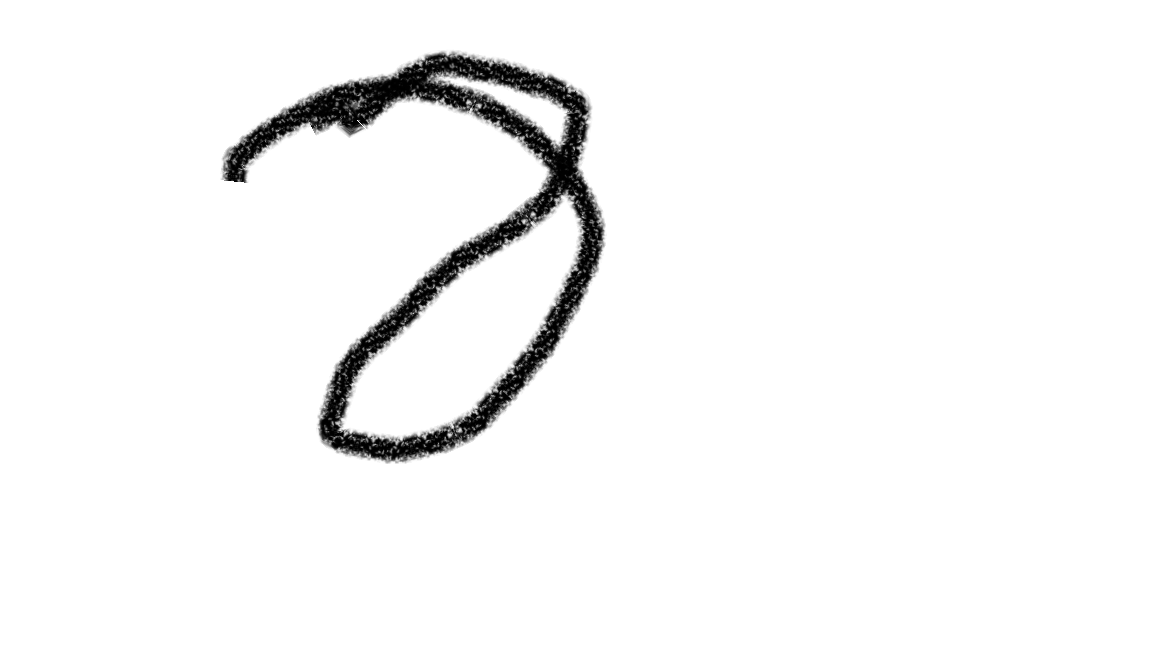
#> input picture ba.png, 1152 x 648 px; its folder holds only this picture in this run
$ python image.py
#> lines starting #> are read from the running program, lines starting #| are printed output that depends on the picture; after the words box and inside, x2 and y2 are one past the last pixel; in counts of white or black regions, pixels touching at a corner belong together
import numpy as np
import cv2
from PIL import Image


def get_pic_array(filename):
    img = Image.open(filename)
    nm = np.array(img)
    nm = nm.tolist()
    new_nm = []
    for i in nm:
        new_nm.extend(i)
    return new_nm


def save():
    test_data_file = open("mnist_test.csv", "r")
    test_data_list = test_data_file.readlines()
    test_data_file.close()

    for record in test_data_list[10:30]:
        record = [int(i) for i in record.split(',')]
        filename = str(record[0]) + ".png"
        array = np.array(record[1:])
        res = array.reshape(28, 28)
        img = Image.fromarray(res.astype(np.uint8))
        img.save(filename)


def threshold_by_otsu(img_file):
#> called with img_file = 'ba.png'
    image = cv2.imread(img_file)
#> image is the input picture: shape (648, 1152, 3); min 0, max 255, mean 245.6
    gray = cv2.cvtColor(image, cv2.COLOR_BGR2GRAY)  # 要二值化图像，必须先将图像转为灰度图
    ret, binary = cv2.threshold(gray, 0, 255, cv2.THRESH_BINARY | cv2.THRESH_OTSU)
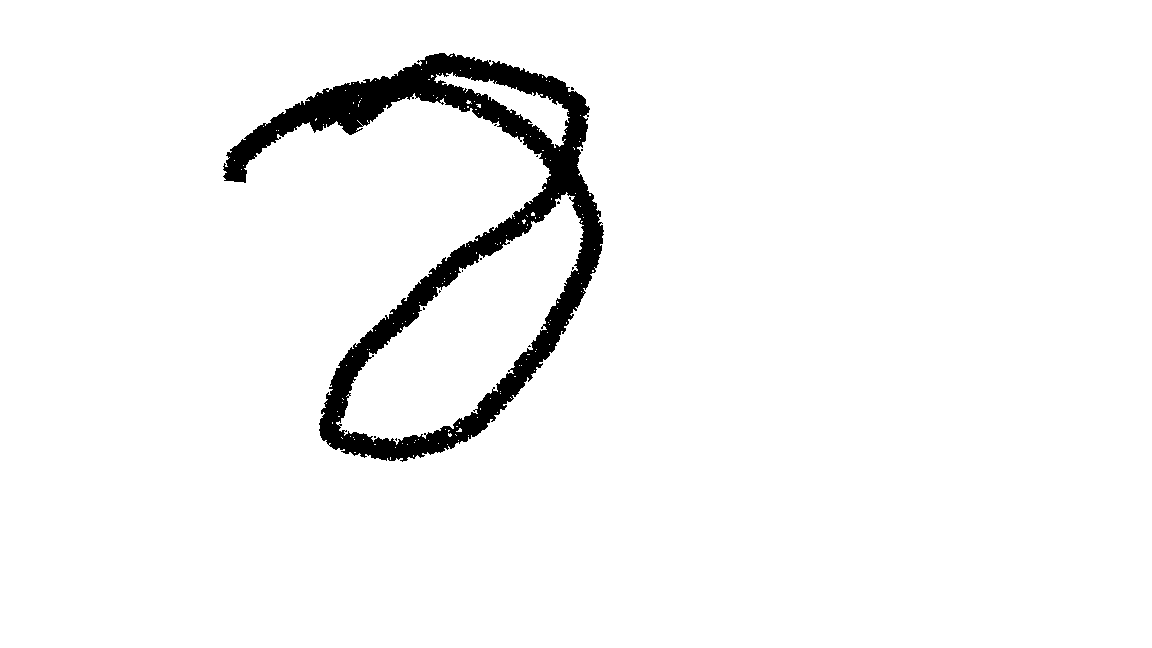
#> binary: shape (648, 1152); 95.9% white; 14 black regions (13 under 20 px), largest, box (x1, y1, x2, y2) and area: (223, 53, 604, 462) 30493
#> ret = 148
    print("threshold value %s" % ret)  # 打印阈值，超过阈值显示为白色，低于该阈值显示为黑色
#| threshold value 148.0

    binary = cv2.resize(binary, (28, 28))
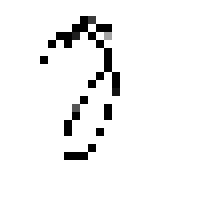
#> binary: shape (28, 28) (shown 8 times larger); min 0, max 255, mean 244.1
    binary = cv2.bitwise_not(binary)
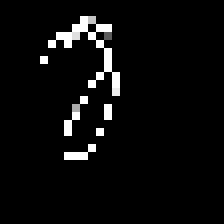
#> binary: shape (28, 28) (shown 8 times larger); min 0, max 255, mean 10.9
    cv2.imshow("threshold", binary)
    cv2.waitKey(0)
    cv2.destroyAllWindows()
    cv2.imwrite("test_8.png", binary)


if __name__ == '__main__':
    # get_pic_array("4.png")
    threshold_by_otsu("ba.png")
    # save()
    pass
